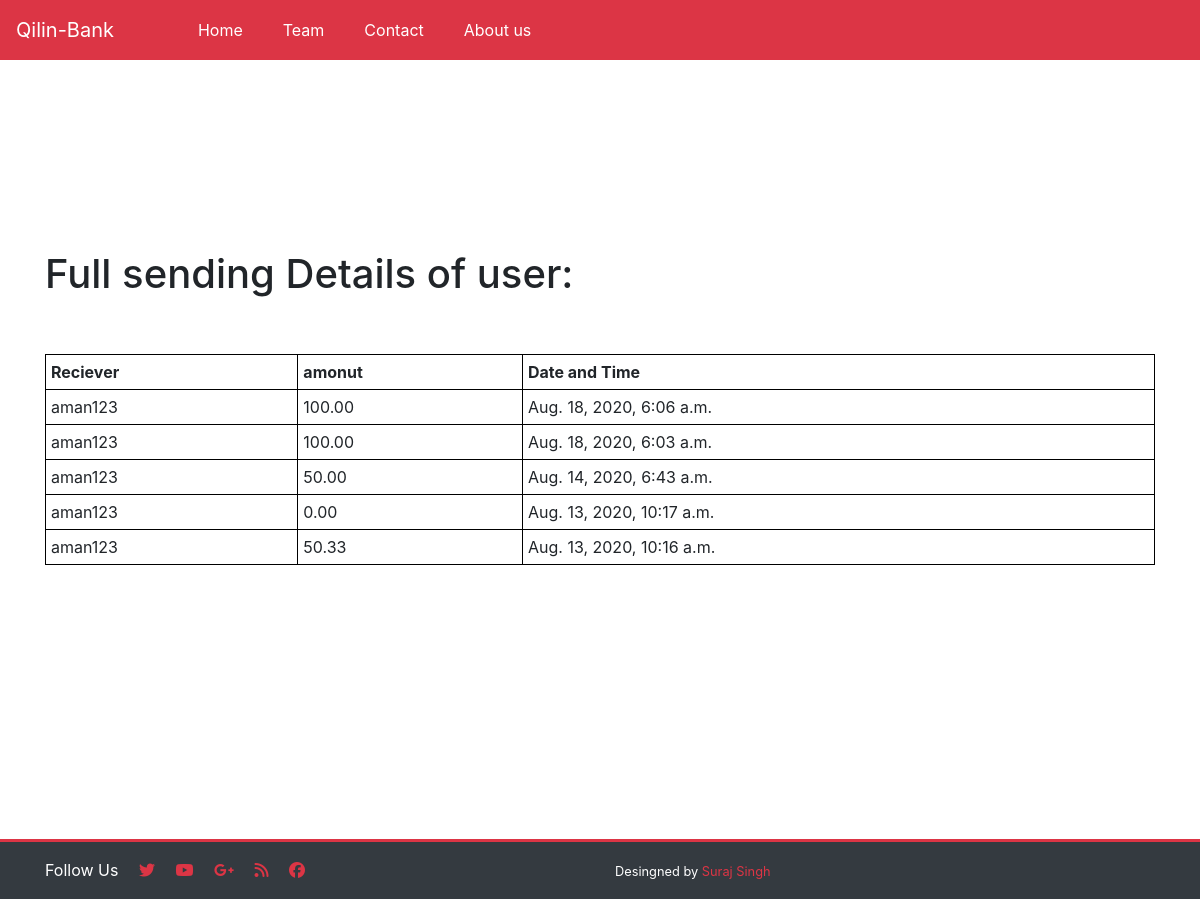
/statement3 (signed in), run on the app's committed database.
### accounts/models.py (models this page shows)
class Transaction(models.Model):
    sender = models.ForeignKey(Account, on_delete=models.CASCADE,related_name="sender_transactions",null=True,blank=True)
    receiver = models.ForeignKey(Account, on_delete=models.CASCADE,related_name="receiver_transactions",null=True,blank=True)
    amount = models.DecimalField(max_digits=12, decimal_places=2)
    timeStamp = models.DateTimeField(auto_now_add=True, blank=True)

class Account(models.Model):
    user = models.OneToOneField(User, on_delete=models.CASCADE)
    account_number = models.IntegerField(unique=True)
    balance = models.DecimalField(max_digits=12,decimal_places=2)
    created_at=models.DateField(auto_now_add=True)
    account_type=models.CharField(max_length=30,default="SAVINGS")
    class ReadonlyMeta:
         readonly=["balance"]
         readonly=["account_number"]
         readonly=["account_type"]
    def __str__(self):
          return  self.user.username

### accounts/views.py (the view)
# urls.py: path('statement3', views.statement3, name='statement3'),
def  statement3(request):
    user_from_acount = Account.objects.get(user=request.user)
    user= Transaction.objects.filter(receiver=user_from_acount).order_by('-timeStamp')[:5]
    params = {'data1': user,'msg': "Full sending  Details of user:", 'msg4': "Sender", 'msg1': "Reciever"
         , 'msg2': "amonut", 'msg3': "Date and Time"}
    return render(request, 'login/showstatement3.html', params)

### templates/login/showstatement3.html (shortened to what this page needs)
{% extends 'base.html' %}
{% block body %}
{% load static %}
<div class="container" id="div1">
    <h1>{{msg}}</h1><br><br>
<table style="width:100%">
  <tr>
    <th colspan="1">{{msg1}}</th>
    <th colspan="1">{{msg2}}</th>
    <th colspan="1">{{msg3}}</th>
  </tr>
    {% for data in data1 %}
  <tr>
    <td>{{data.receiver}}</td>
    <td>{{data.amount}}</td>
    <td>{{data.timeStamp }}</td>
  </tr>
    {% endfor %}
</table>
</div>
{% endblock %}

### data on the page
Transaction: receiver "aman123", amount "100.00", timeStamp "Aug. 18, 2020, 6:06 a.m."
Transaction: receiver "aman123", amount "100.00", timeStamp "Aug. 18, 2020, 6:03 a.m."
Transaction: receiver "aman123", amount "50.00", timeStamp "Aug. 14, 2020, 6:43 a.m."
Transaction: receiver "aman123", amount "0.00", timeStamp "Aug. 13, 2020, 10:17 a.m."
Transaction: receiver "aman123", amount "50.33", timeStamp "Aug. 13, 2020, 10:16 a.m."

### other printed values
{{ msg }} "Full sending Details of user:"
{{ msg1 }} "Reciever"
{{ msg2 }} "amonut"
{{ msg3 }} "Date and Time"
